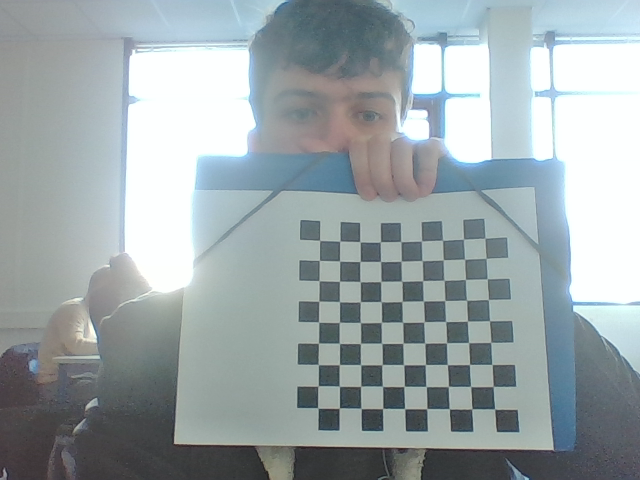
#> input picture qr_code_detect/src/calibration_camera/mire_1.png, 640 x 480 px; its folder holds only this picture in this run
$ python calibrate_camera.py
#> lines starting #> are read from the running program, lines starting #| are printed output that depends on the picture; after the words box and inside, x2 and y2 are one past the last pixel; in counts of white or black regions, pixels touching at a corner belong together; long printed decimals are rounded
#!/usr/bin/env python3
# -*- coding: utf-8 -*-

import numpy as np
import cv2 as cv
import glob

# termination criteria
criteria = (cv.TERM_CRITERIA_EPS + cv.TERM_CRITERIA_MAX_ITER, 30, 0.001)
# prepare object points, like (0,0,0), (1,0,0), (2,0,0) ....,(6,6,0)
objp = np.zeros((9*9,3), np.float32)                                           #attention dimension echiqier -1
objp[:,:2] = np.mgrid[0:9,0:9].T.reshape(-1,2)*0.02479                           #attention dimension echiqier -1
# Arrays to store object points and image points from all the images.
objpoints = [] # 3d point in real world space
imgpoints = [] # 2d points in image plane.
images = glob.glob('calibration_camera/*.png')  #selectionner le bon dossier
for fname in images:
    img = cv.imread(fname)
#> img is the input picture: shape (480, 640, 3); mean B, G, R 168, 165.4, 154.7
    gray = cv.cvtColor(img, cv.COLOR_BGR2GRAY)
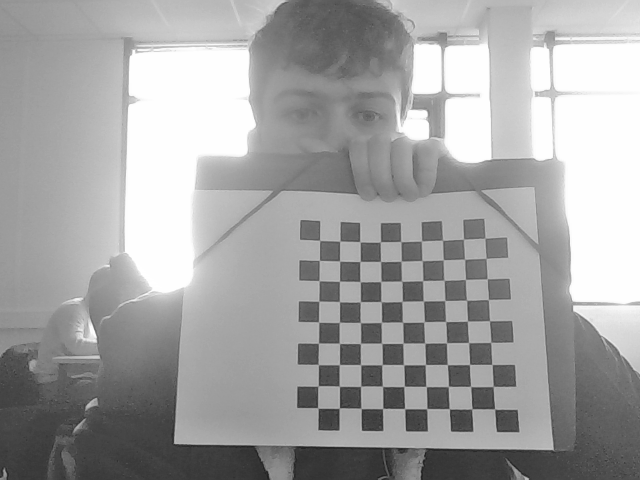
#> gray: shape (480, 640); min 29, max 255, mean 162.4
    # Find the chess board corners
    ret, corners = cv.findChessboardCorners(gray, (9,9), None)       #attention dimension echiqier -1
#> ret = True; corners = 81 rows, first 8: [319.7, 240.4], [339.8, 241.1], [359.9, 241.7], [380.4, 241.8], [400.9, 241.6], [421.6, 241], [442.5, 240.1], [463.6, 239.2]
    # If found, add object points, image points (after refining them)
    if ret == True:
        objpoints.append(objp)
        corners2 = cv.cornerSubPix(gray,corners, (11,11), (-1,-1), criteria)
#> corners2 = 81 rows, first 8: [319.6, 240.5], [339.7, 241.2], [359.9, 241.7], [380.4, 241.9], [400.8, 241.5], [421.5, 241], [442.5, 240.3], [463.5, 239.2]
        imgpoints.append(corners)
        # Draw and display the corners
        cv.drawChessboardCorners(img, (9,9), corners2, ret)              #attention dimension echiqier -1
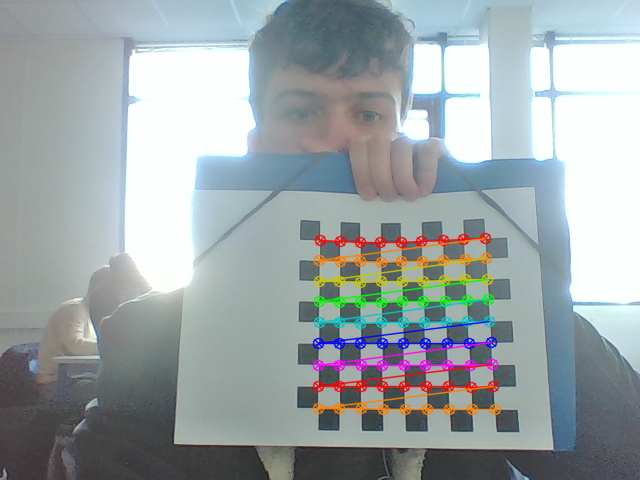
#> img: shape (480, 640, 3); 4.68% of pixels changed, all inside (x1, y1, x2, y2) = (312, 232, 502, 416)
        cv.imshow('img', img)
        cv.waitKey(500)
cv.destroyAllWindows()

ret, mtx, dist, rvecs, tvecs = cv.calibrateCamera(objpoints, imgpoints, gray.shape[::-1], None, None)
#> ret = 0.325; mtx = [[809.5, 0, 235.7], [0, 895.5, 207.3], [0, 0, 1]]; dist = [[0.728, -3.09, -0.113, -0.0353, 8.25]]; rvecs = ([-0.482, 0.0457, 0.0342],); tvecs = ([0.105, 0.0399, 1],)

print("Camera matrix:\n", mtx)
#| Camera matrix:
#|  [[809.484   0.         235.713]
#|  [  0.         895.547 207.274]
#|  [  0.           0.           1.        ]]
print("Distortion coefficients:\n", dist)
#| Distortion coefficients:
#|  [[ 0.7277 -3.088  -0.113 -0.03529   8.250]]

np.save("calibration_camera/camera_matrix", mtx)
np.save("calibration_camera/distortion_coeffs", dist)

$ run again, on qr_code_detect/src/calibration_camera/mire_5.png
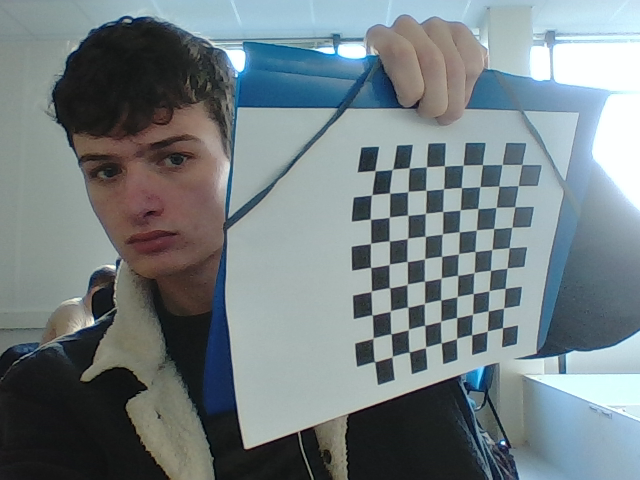
#> input picture qr_code_detect/src/calibration_camera/mire_5.png, 640 x 480 px
#> img is the input picture: shape (480, 640, 3); mean B, G, R 130.6, 127.1, 115.7
#> `gray = cv.cvtColor(img, cv.COLOR_BGR2GRAY)`:
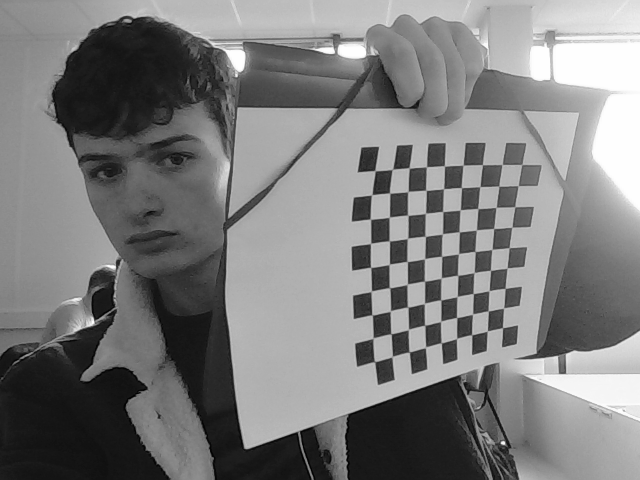
#> gray: shape (480, 640); min 1, max 254, mean 124.1
#> `ret, corners = cv.findChessboardCorners(gray, (9,9), None)`: ret = True; corners = 81 rows, first 8: [375, 170.7], [392.3, 169.4], [409, 167.8], [426.5, 166.8], [444.5, 165.8], [463.1, 165.2], [482.5, 164.6], [502, 164.5]
#> corners2 = 81 rows, first 8: [375, 170.6], [392.4, 169.4], [409.1, 167.8], [426.4, 166.8], [444.4, 165.8], [463, 165.2], [482.4, 164.6], [502, 164.5]
#> `cv.drawChessboardCorners(img, (9,9), corners2, ret)`:
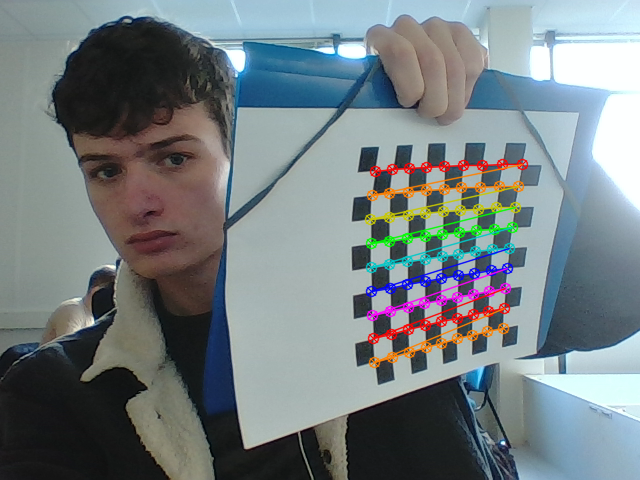
#> img: shape (480, 640, 3); 4.21% of pixels changed, all inside (x1, y1, x2, y2) = (364, 158, 529, 369)
#> `ret, mtx, dist, rvecs, tvecs = cv.calibrateCamera(objpoints, imgpoints..`: ret = 0.821; mtx = [[251.6, 0, 256.4], [0, 308.7, 207.3], [0, 0, 1]]; dist = [[-0.122, -0.134, 0.126, 0.151, 0.393]]; rvecs = ([0.303, -0.386, -0.115],); tvecs = ([0.125, -0.0412, 0.31],)
#| Camera matrix:
#|  [[251.566   0.         256.393]
#|  [  0.         308.747 207.287]
#|  [  0.           0.           1.        ]]
#| Distortion coefficients:
#|  [[-0.1224 -0.1337  0.1265  0.1507  0.3927 ]]

$ run again, on qr_code_detect/src/calibration_camera/mire_6.png
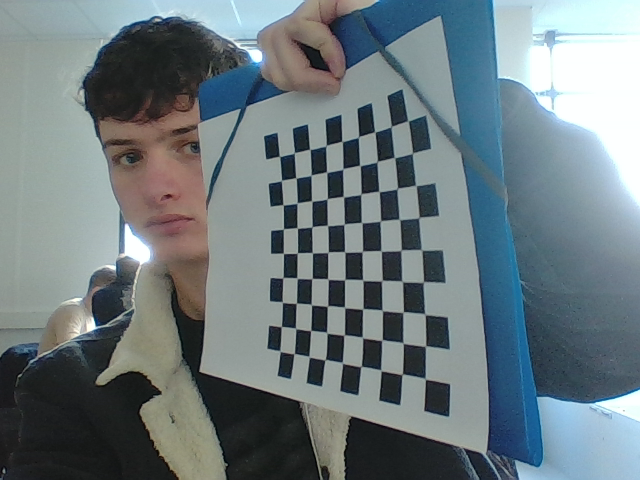
#> input picture qr_code_detect/src/calibration_camera/mire_6.png, 640 x 480 px
#> img is the input picture: shape (480, 640, 3); mean B, G, R 126.5, 122.3, 109.5
#> `gray = cv.cvtColor(img, cv.COLOR_BGR2GRAY)`:
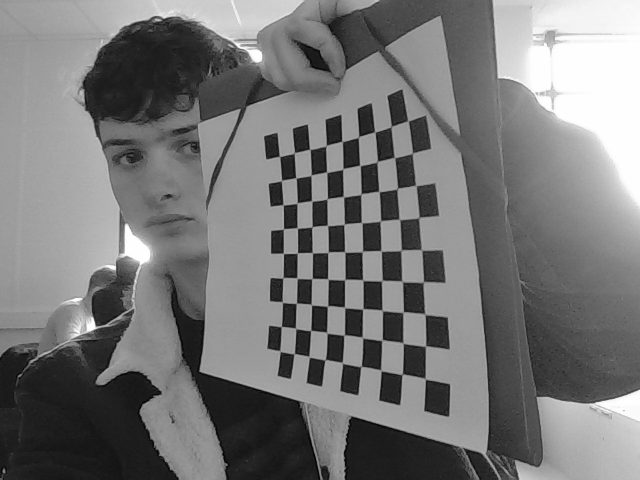
#> gray: shape (480, 640); min 2, max 255, mean 119
#> `ret, corners = cv.findChessboardCorners(gray, (9,9), None)`: ret = True; corners = 81 rows, first 8: [408, 121], [412.5, 153.1], [415.9, 185.5], [419, 217.6], [421.5, 249.7], [423.4, 281.7], [424.8, 314.2], [425.5, 345.8]
#> corners2 = 81 rows, first 8: [408, 120.8], [412.4, 153.2], [415.7, 185.5], [418.8, 217.6], [421.6, 249.8], [423.4, 282], [425, 314], [425.5, 346.2]
#> `cv.drawChessboardCorners(img, (9,9), corners2, ret)`:
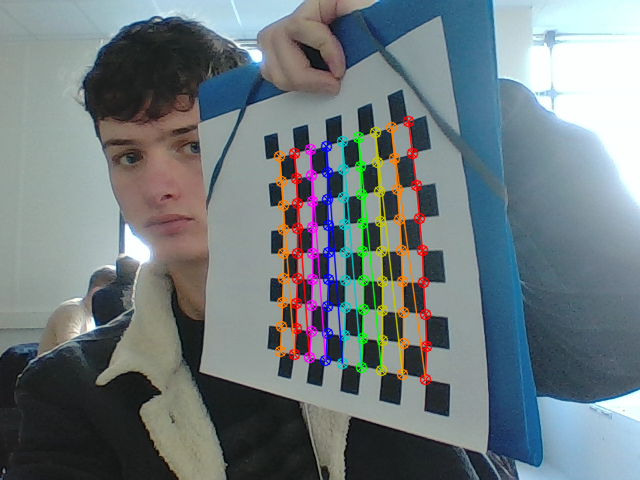
#> img: shape (480, 640, 3); 5.32% of pixels changed, all inside (x1, y1, x2, y2) = (273, 115, 433, 386)
#> `ret, mtx, dist, rvecs, tvecs = cv.calibrateCamera(objpoints, imgpoints..`: ret = 0.818; mtx = [[358.2, 0, 89.28], [0, 493.4, 74.18], [0, 0, 1]]; dist = [[-0.343, 0.0941, 0.0165, 0.0243, -0.0117]]; rvecs = ([0.637, 1.14, 1.25],); tvecs = ([0.349, 0.031, 0.297],)
#| Camera matrix:
#|  [[358.244   0.          89.276]
#|  [  0.         493.373  74.175]
#|  [  0.           0.           1.        ]]
#| Distortion coefficients:
#|  [[-0.3433  0.09412  0.01652  0.02428 -0.01172]]

$ run again, on qr_code_detect/src/calibration_camera/mire_7.png
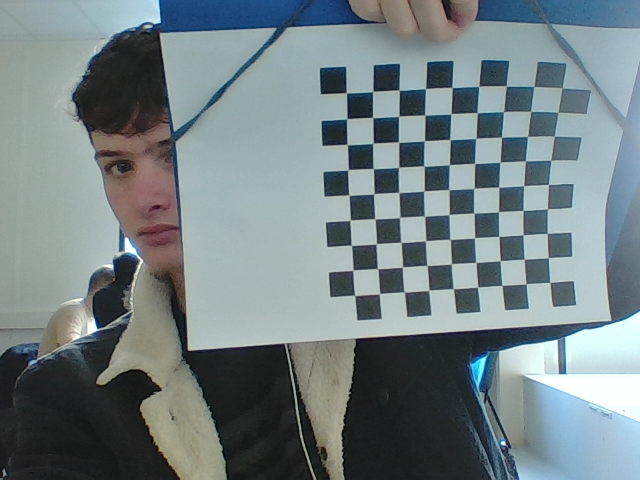
#> input picture qr_code_detect/src/calibration_camera/mire_7.png, 640 x 480 px
#> img is the input picture: shape (480, 640, 3); mean B, G, R 131.8, 128.7, 115.6
#> `gray = cv.cvtColor(img, cv.COLOR_BGR2GRAY)`:
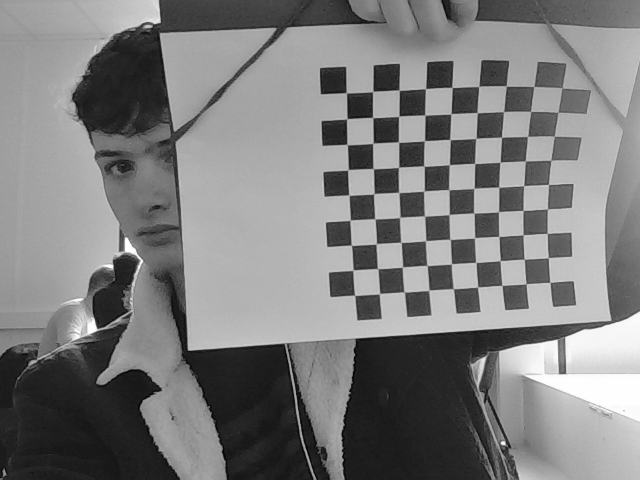
#> gray: shape (480, 640); min 4, max 255, mean 125.1
#> `ret, corners = cv.findChessboardCorners(gray, (9,9), None)`: ret = True; corners = 81 rows, first 8: [346.3, 92.73], [372.7, 91.38], [399.2, 90.17], [425.6, 88.64], [451.9, 87.46], [478.7, 86.47], [506.1, 85.98], [533.8, 86.62]
#> corners2 = 81 rows, first 8: [346.3, 92.75], [372.7, 91.45], [399.2, 90.17], [425.5, 88.62], [451.9, 87.4], [478.8, 86.29], [506.3, 85.89], [533.9, 86.52]
#> `cv.drawChessboardCorners(img, (9,9), corners2, ret)`:
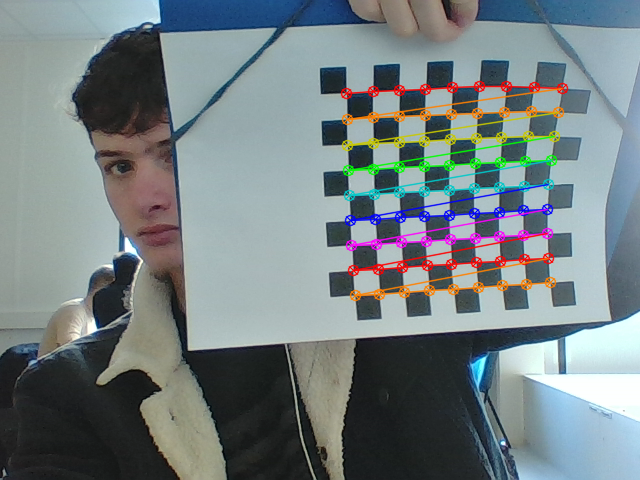
#> img: shape (480, 640, 3); 5.27% of pixels changed, all inside (x1, y1, x2, y2) = (340, 80, 569, 302)
#> `ret, mtx, dist, rvecs, tvecs = cv.calibrateCamera(objpoints, imgpoints..`: ret = 0.889; mtx = [[508.2, 0, 242.9], [0, 518.6, 316], [0, 0, 1]]; dist = [[0.426, -0.0487, 0.188, 0.017, -0.0241]]; rvecs = ([0.3, -0.358, -0.141],); tvecs = ([0.0841, -0.208, 0.399],)
#| Camera matrix:
#|  [[508.234   0.         242.908]
#|  [  0.         518.583 316.001]
#|  [  0.           0.           1.        ]]
#| Distortion coefficients:
#|  [[ 0.4263 -0.04869   0.1883  0.01696 -0.02411]]

$ run again, on qr_code_detect/src/calibration_camera/mire_2.png
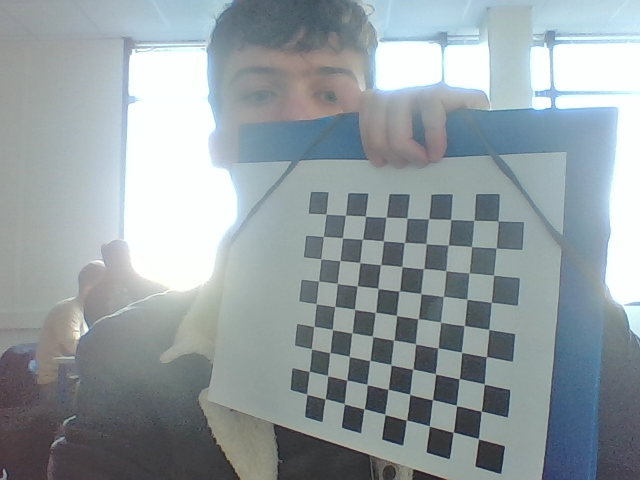
#> input picture qr_code_detect/src/calibration_camera/mire_2.png, 640 x 480 px
#> img is the input picture: shape (480, 640, 3); mean B, G, R 162.1, 158.2, 147.9
#> `gray = cv.cvtColor(img, cv.COLOR_BGR2GRAY)`:
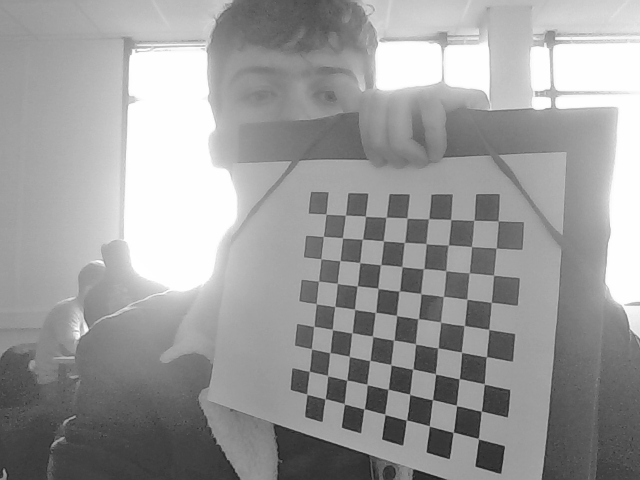
#> gray: shape (480, 640); min 28, max 255, mean 155.5
#> `ret, corners = cv.findChessboardCorners(gray, (9,9), None)`: ret = True; corners = 81 rows, first 8: [326, 214.1], [345.4, 215.1], [365.2, 216.4], [386.2, 217.2], [407, 218.2], [428.5, 218.8], [450.8, 219.5], [474, 220.2]
#> corners2 = 81 rows, first 8: [326, 214.1], [345.5, 215.2], [365.4, 216.2], [386.1, 217.2], [407, 218.1], [428.5, 218.7], [450.8, 219.5], [473.9, 220.4]
#> `cv.drawChessboardCorners(img, (9,9), corners2, ret)`:
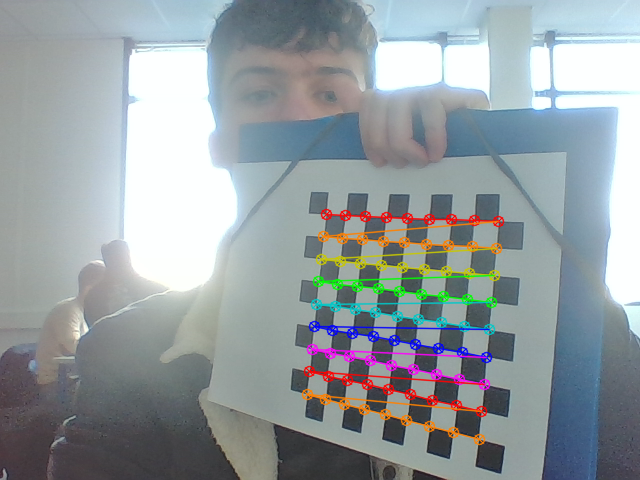
#> img: shape (480, 640, 3); 4.8% of pixels changed, all inside (x1, y1, x2, y2) = (301, 208, 505, 446)
#> `ret, mtx, dist, rvecs, tvecs = cv.calibrateCamera(objpoints, imgpoints..`: ret = 0.387; mtx = [[939.4, 0, 278.4], [0, 776.3, 116.9], [0, 0, 1]]; dist = [[-1.05, 3.83, 0.0555, -0.00823, -6.38]]; rvecs = ([-0.164, 0.859, 0.0212],); tvecs = ([0.0435, 0.106, 0.85],)
#| Camera matrix:
#|  [[939.423   0.         278.354]
#|  [  0.         776.339  116.856]
#|  [  0.           0.           1.        ]]
#| Distortion coefficients:
#|  [[-1.053  3.833  0.05548   -0.008229 -6.382 ]]
